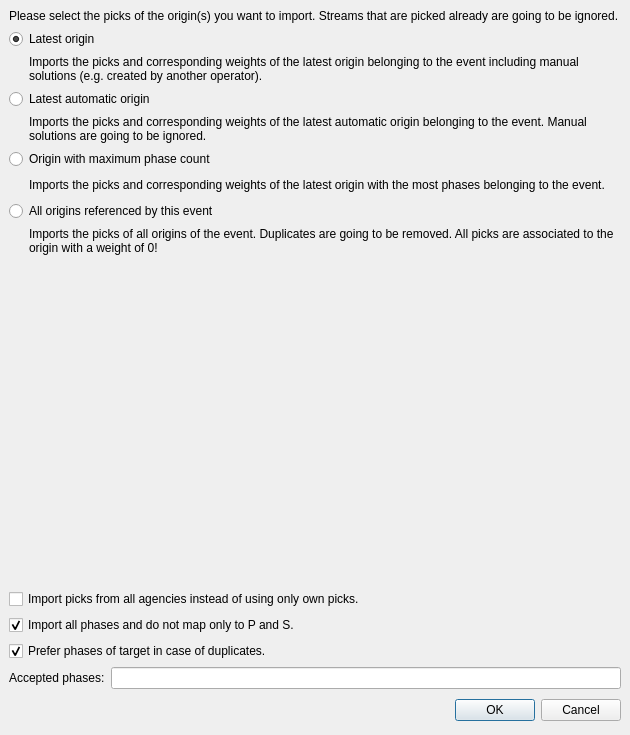
<?xml version="1.0" encoding="UTF-8"?>
<ui version="4.0">
 <class>ImportPicks</class>
 <widget class="QDialog" name="ImportPicks">
  <property name="geometry">
   <rect>
    <x>0</x>
    <y>0</y>
    <width>630</width>
    <height>735</height>
   </rect>
  </property>
  <property name="sizePolicy">
   <sizepolicy hsizetype="Preferred" vsizetype="Preferred">
    <horstretch>0</horstretch>
    <verstretch>0</verstretch>
   </sizepolicy>
  </property>
  <property name="windowTitle">
   <string>Import picks</string>
  </property>
  <layout class="QVBoxLayout">
   <property name="spacing">
    <number>6</number>
   </property>
   <property name="margin">
    <number>9</number>
   </property>
   <item>
    <widget class="QLabel" name="label">
     <property name="text">
      <string>Please select the picks of the origin(s) you want to import. Streams that are picked already are going to be ignored.</string>
     </property>
     <property name="wordWrap">
      <bool>true</bool>
     </property>
    </widget>
   </item>
   <item>
    <widget class="QRadioButton" name="radioLatestOrigin">
     <property name="text">
      <string>Latest origin</string>
     </property>
     <property name="checked">
      <bool>true</bool>
     </property>
    </widget>
   </item>
   <item>
    <layout class="QHBoxLayout">
     <property name="spacing">
      <number>6</number>
     </property>
     <property name="margin">
      <number>0</number>
     </property>
     <item>
      <spacer>
       <property name="orientation">
        <enum>Qt::Horizontal</enum>
       </property>
       <property name="sizeType">
        <enum>QSizePolicy::Fixed</enum>
       </property>
       <property name="sizeHint" stdset="0">
        <size>
         <width>20</width>
         <height>20</height>
        </size>
       </property>
      </spacer>
     </item>
     <item>
      <widget class="QLabel" name="label_2">
       <property name="text">
        <string>Imports the picks and corresponding weights of the latest origin belonging to the event including manual solutions (e.g. created by another operator).</string>
       </property>
       <property name="wordWrap">
        <bool>true</bool>
       </property>
      </widget>
     </item>
    </layout>
   </item>
   <item>
    <widget class="QRadioButton" name="radioLatestAutomaticOrigin">
     <property name="text">
      <string>Latest automatic origin</string>
     </property>
    </widget>
   </item>
   <item>
    <layout class="QHBoxLayout">
     <property name="spacing">
      <number>6</number>
     </property>
     <property name="margin">
      <number>0</number>
     </property>
     <item>
      <spacer>
       <property name="orientation">
        <enum>Qt::Horizontal</enum>
       </property>
       <property name="sizeType">
        <enum>QSizePolicy::Fixed</enum>
       </property>
       <property name="sizeHint" stdset="0">
        <size>
         <width>20</width>
         <height>20</height>
        </size>
       </property>
      </spacer>
     </item>
     <item>
      <widget class="QLabel" name="label_5">
       <property name="text">
        <string>Imports the picks and corresponding weights of the latest automatic origin belonging to the event. Manual solutions are going to be ignored.</string>
       </property>
       <property name="wordWrap">
        <bool>true</bool>
       </property>
      </widget>
     </item>
    </layout>
   </item>
   <item>
    <widget class="QRadioButton" name="radioMaxPhaseOrigin">
     <property name="text">
      <string>Origin with maximum phase count</string>
     </property>
    </widget>
   </item>
   <item>
    <layout class="QHBoxLayout">
     <property name="spacing">
      <number>6</number>
     </property>
     <property name="margin">
      <number>0</number>
     </property>
     <item>
      <spacer>
       <property name="orientation">
        <enum>Qt::Horizontal</enum>
       </property>
       <property name="sizeType">
        <enum>QSizePolicy::Fixed</enum>
       </property>
       <property name="sizeHint" stdset="0">
        <size>
         <width>20</width>
         <height>20</height>
        </size>
       </property>
      </spacer>
     </item>
     <item>
      <widget class="QLabel" name="label_3">
       <property name="text">
        <string>Imports the picks and corresponding weights of the latest origin with the most phases belonging to the event.</string>
       </property>
       <property name="wordWrap">
        <bool>true</bool>
       </property>
      </widget>
     </item>
    </layout>
   </item>
   <item>
    <widget class="QRadioButton" name="radioAllOrigins">
     <property name="text">
      <string>All origins referenced by this event</string>
     </property>
    </widget>
   </item>
   <item>
    <layout class="QHBoxLayout">
     <property name="spacing">
      <number>6</number>
     </property>
     <property name="margin">
      <number>0</number>
     </property>
     <item>
      <spacer>
       <property name="orientation">
        <enum>Qt::Horizontal</enum>
       </property>
       <property name="sizeType">
        <enum>QSizePolicy::Fixed</enum>
       </property>
       <property name="sizeHint" stdset="0">
        <size>
         <width>20</width>
         <height>20</height>
        </size>
       </property>
      </spacer>
     </item>
     <item>
      <widget class="QLabel" name="label_4">
       <property name="text">
        <string>Imports the picks of all origins of the event. Duplicates are going to be removed. All picks are associated to the origin with a weight of 0!</string>
       </property>
       <property name="wordWrap">
        <bool>true</bool>
       </property>
      </widget>
     </item>
    </layout>
   </item>
   <item>
    <spacer>
     <property name="orientation">
      <enum>Qt::Vertical</enum>
     </property>
     <property name="sizeHint" stdset="0">
      <size>
       <width>397</width>
       <height>21</height>
      </size>
     </property>
    </spacer>
   </item>
   <item>
    <widget class="QCheckBox" name="checkAllAgencies">
     <property name="text">
      <string>Import picks from all agencies instead of using only own picks.</string>
     </property>
    </widget>
   </item>
   <item>
    <widget class="QCheckBox" name="checkAllPhases">
     <property name="text">
      <string>Import all phases and do not map only to P and S.</string>
     </property>
     <property name="checked">
      <bool>true</bool>
     </property>
    </widget>
   </item>
   <item>
    <widget class="QCheckBox" name="checkPreferTargetPhases">
     <property name="text">
      <string>Prefer phases of target in case of duplicates.</string>
     </property>
     <property name="checked">
      <bool>true</bool>
     </property>
    </widget>
   </item>
   <item>
    <layout class="QHBoxLayout" name="horizontalLayout">
     <item>
      <widget class="QLabel" name="label_6">
       <property name="text">
        <string>Accepted phases:</string>
       </property>
      </widget>
     </item>
     <item>
      <widget class="QLineEdit" name="lineEditAcceptedPhases">
       <property name="toolTip">
        <string>Sets an array of accepted phases separated by comma. If left empty then all phases are accepted.</string>
       </property>
      </widget>
     </item>
    </layout>
   </item>
   <item>
    <layout class="QHBoxLayout">
     <property name="spacing">
      <number>6</number>
     </property>
     <property name="margin">
      <number>0</number>
     </property>
     <item>
      <spacer>
       <property name="orientation">
        <enum>Qt::Horizontal</enum>
       </property>
       <property name="sizeHint" stdset="0">
        <size>
         <width>131</width>
         <height>31</height>
        </size>
       </property>
      </spacer>
     </item>
     <item>
      <widget class="QPushButton" name="okButton">
       <property name="text">
        <string>OK</string>
       </property>
      </widget>
     </item>
     <item>
      <widget class="QPushButton" name="cancelButton">
       <property name="text">
        <string>Cancel</string>
       </property>
      </widget>
     </item>
    </layout>
   </item>
  </layout>
 </widget>
 <resources/>
 <connections>
  <connection>
   <sender>okButton</sender>
   <signal>clicked()</signal>
   <receiver>ImportPicks</receiver>
   <slot>accept()</slot>
   <hints>
    <hint type="sourcelabel">
     <x>278</x>
     <y>253</y>
    </hint>
    <hint type="destinationlabel">
     <x>96</x>
     <y>254</y>
    </hint>
   </hints>
  </connection>
  <connection>
   <sender>cancelButton</sender>
   <signal>clicked()</signal>
   <receiver>ImportPicks</receiver>
   <slot>reject()</slot>
   <hints>
    <hint type="sourcelabel">
     <x>369</x>
     <y>253</y>
    </hint>
    <hint type="destinationlabel">
     <x>179</x>
     <y>282</y>
    </hint>
   </hints>
  </connection>
 </connections>
</ui>
